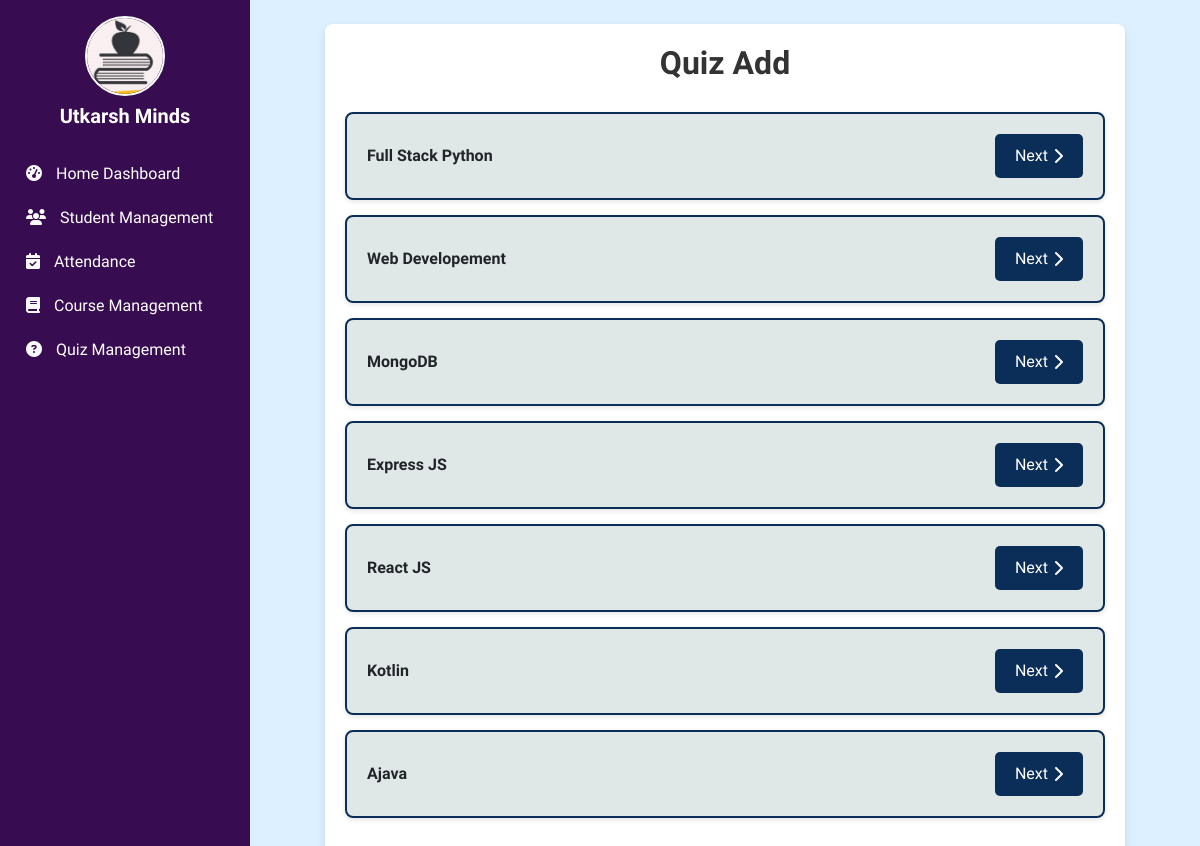
Before: /quizmgt/quiz_add with the older database file.
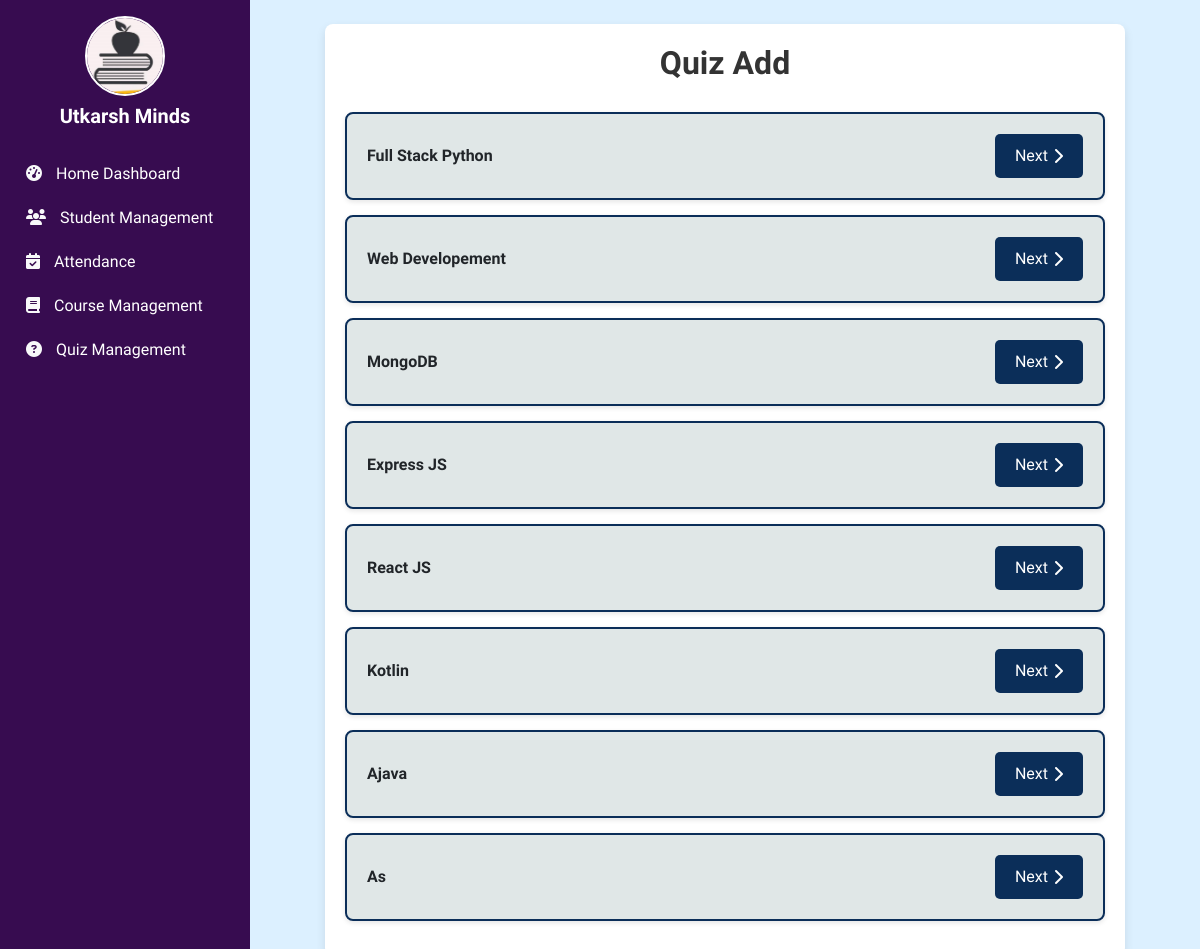
After: the same page with the newer database file.
### coursemgt/models.py (models this page shows, shortened)
class Course(models.Model):
    c_id = models.TextField(primary_key=True)
    cname = models.CharField(max_length=255)
    cduration = models.IntegerField()

### quizmgt/views.py (the view)
# urls.py: path("quiz_add", views.quiz_add, name="quiz_add"),
def quiz_add(request):
    courses = Course.objects.all()
    return render(request, "quizmgt/quiz_add.html",{'courses':courses})

### quizmgt/templates/quizmgt/quiz_add.html (shortened to what this page needs)
{% extends "base.html" %}
{% block body %}
<div class="container">
    <h1>Quiz Add</h1>
    <div class="list-group">
        {% for c in courses %}
        <div class="course-list-item">
            <span style="font-weight: bold;">{{ c.cname }}</span>
            <a href="/quizmgt/subject_select/{{ c.c_id }}" class="next-btn">
                Next <i class="fa-solid fa-chevron-right"></i>
            </a>
        </div>
        {% endfor %}
    </div>
</div>
{% endblock body %}

Changed rows visible on the page:
added Course: cname "As"
